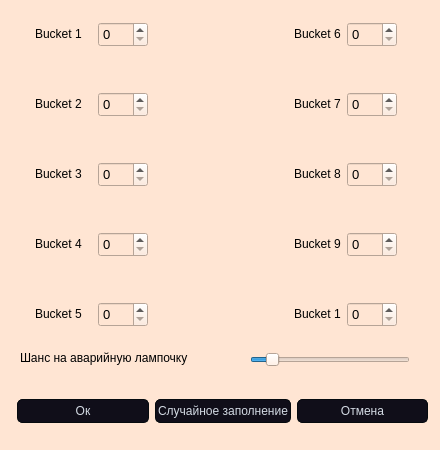
<?xml version="1.0" encoding="UTF-8"?>
<ui version="4.0">
 <class>liters_form</class>
 <widget class="QWidget" name="liters_form">
  <property name="geometry">
   <rect>
    <x>0</x>
    <y>0</y>
    <width>440</width>
    <height>450</height>
   </rect>
  </property>
  <property name="minimumSize">
   <size>
    <width>440</width>
    <height>450</height>
   </size>
  </property>
  <property name="maximumSize">
   <size>
    <width>440</width>
    <height>450</height>
   </size>
  </property>
  <property name="windowTitle">
   <string>Настройка заполнения</string>
  </property>
  <property name="styleSheet">
   <string notr="true">background-color: rgb(255, 229, 211);</string>
  </property>
  <widget class="QLabel" name="color_b_7">
   <property name="geometry">
    <rect>
     <x>294</x>
     <y>96</y>
     <width>47</width>
     <height>16</height>
    </rect>
   </property>
   <property name="text">
    <string>Bucket 7</string>
   </property>
  </widget>
  <widget class="QLabel" name="color_b_6">
   <property name="geometry">
    <rect>
     <x>294</x>
     <y>26</y>
     <width>47</width>
     <height>16</height>
    </rect>
   </property>
   <property name="text">
    <string>Bucket 6</string>
   </property>
  </widget>
  <widget class="QLabel" name="color_b_5">
   <property name="geometry">
    <rect>
     <x>35</x>
     <y>306</y>
     <width>47</width>
     <height>16</height>
    </rect>
   </property>
   <property name="text">
    <string>Bucket 5</string>
   </property>
  </widget>
  <widget class="QLabel" name="color_b_4">
   <property name="geometry">
    <rect>
     <x>35</x>
     <y>236</y>
     <width>47</width>
     <height>16</height>
    </rect>
   </property>
   <property name="text">
    <string>Bucket 4</string>
   </property>
  </widget>
  <widget class="QLabel" name="color_b_9">
   <property name="geometry">
    <rect>
     <x>294</x>
     <y>236</y>
     <width>47</width>
     <height>16</height>
    </rect>
   </property>
   <property name="text">
    <string>Bucket 9</string>
   </property>
  </widget>
  <widget class="QLabel" name="color_b_10">
   <property name="geometry">
    <rect>
     <x>294</x>
     <y>306</y>
     <width>47</width>
     <height>16</height>
    </rect>
   </property>
   <property name="text">
    <string>Bucket 10</string>
   </property>
  </widget>
  <widget class="QLabel" name="color_b_8">
   <property name="geometry">
    <rect>
     <x>294</x>
     <y>166</y>
     <width>47</width>
     <height>16</height>
    </rect>
   </property>
   <property name="text">
    <string>Bucket 8</string>
   </property>
  </widget>
  <widget class="QLabel" name="color_b_2">
   <property name="geometry">
    <rect>
     <x>35</x>
     <y>96</y>
     <width>47</width>
     <height>16</height>
    </rect>
   </property>
   <property name="text">
    <string>Bucket 2</string>
   </property>
  </widget>
  <widget class="QLabel" name="color_b_1">
   <property name="geometry">
    <rect>
     <x>35</x>
     <y>26</y>
     <width>47</width>
     <height>16</height>
    </rect>
   </property>
   <property name="text">
    <string>Bucket 1</string>
   </property>
  </widget>
  <widget class="QLabel" name="color_b_3">
   <property name="geometry">
    <rect>
     <x>35</x>
     <y>166</y>
     <width>47</width>
     <height>16</height>
    </rect>
   </property>
   <property name="text">
    <string>Bucket 3</string>
   </property>
  </widget>
  <widget class="QWidget" name="horizontalLayoutWidget">
   <property name="geometry">
    <rect>
     <x>17</x>
     <y>391</y>
     <width>411</width>
     <height>41</height>
    </rect>
   </property>
   <layout class="QHBoxLayout" name="horizontalLayout">
    <item>
     <widget class="QPushButton" name="btn_ok">
      <property name="minimumSize">
       <size>
        <width>0</width>
        <height>24</height>
       </size>
      </property>
      <property name="styleSheet">
       <string notr="true">
QPushButton{
	border-style: solid;
	border-color: #050a0e;
	border-width: 1px;
	border-radius: 5px;
	color: #d3dae3;
	padding: 2px;
	background-color: #100E19;
}
QPushButton::default{
	border-style: solid;
	border-color: #050a0e;
	border-width: 1px;
	border-radius: 5px;
	color: #FFFFFF;
	padding: 2px;
	background-color: #151a1e;
}
QPushButton:hover{
	border-style: solid;
	border-top-color: qlineargradient(spread:pad, x1:0, y1:1, x2:1, y2:1, stop:0 #C0DB50, stop:0.4 #C0DB50, stop:0.5 #100E19, stop:1 #100E19);
    border-bottom-color: qlineargradient(spread:pad, x1:0, y1:1, x2:1, y2:1, stop:0 #100E19, stop:0.5 #100E19, stop:0.6 #C0DB50, stop:1 #C0DB50);
    border-left-color: qlineargradient(spread:pad, x1:0, y1:0, x2:0, y2:1, stop:0 #C0DB50, stop:0.3 #C0DB50, stop:0.7 #100E19, stop:1 #100E19);
    border-right-color: qlineargradient(spread:pad, x1:0, y1:1, x2:0, y2:0, stop:0 #C0DB50, stop:0.3 #C0DB50, stop:0.7 #100E19, stop:1 #100E19);
	border-width: 2px;
    border-radius: 1px;
	color: #d3dae3;
	padding: 2px;
}
QPushButton:pressed{
	border-style: solid;
	border-top-color: qlineargradient(spread:pad, x1:0, y1:1, x2:1, y2:1, stop:0 #d33af1, stop:0.4 #d33af1, stop:0.5 #100E19, stop:1 #100E19);
    border-bottom-color: qlineargradient(spread:pad, x1:0, y1:1, x2:1, y2:1, stop:0 #100E19, stop:0.5 #100E19, stop:0.6 #d33af1, stop:1 #d33af1);
    border-left-color: qlineargradient(spread:pad, x1:0, y1:0, x2:0, y2:1, stop:0 #d33af1, stop:0.3 #d33af1, stop:0.7 #100E19, stop:1 #100E19);
    border-right-color: qlineargradient(spread:pad, x1:0, y1:1, x2:0, y2:0, stop:0 #d33af1, stop:0.3 #d33af1, stop:0.7 #100E19, stop:1 #100E19);
	border-width: 2px;
    border-radius: 1px;
	color: #d3dae3;
	padding: 2px;
}</string>
      </property>
      <property name="text">
       <string>Ок</string>
      </property>
     </widget>
    </item>
    <item>
     <widget class="QPushButton" name="btn_rand_liters">
      <property name="minimumSize">
       <size>
        <width>0</width>
        <height>24</height>
       </size>
      </property>
      <property name="styleSheet">
       <string notr="true">
QPushButton{
	border-style: solid;
	border-color: #050a0e;
	border-width: 1px;
	border-radius: 5px;
	color: #d3dae3;
	padding: 2px;
	background-color: #100E19;
}
QPushButton::default{
	border-style: solid;
	border-color: #050a0e;
	border-width: 1px;
	border-radius: 5px;
	color: #FFFFFF;
	padding: 2px;
	background-color: #151a1e;
}
QPushButton:hover{
	border-style: solid;
	border-top-color: qlineargradient(spread:pad, x1:0, y1:1, x2:1, y2:1, stop:0 #C0DB50, stop:0.4 #C0DB50, stop:0.5 #100E19, stop:1 #100E19);
    border-bottom-color: qlineargradient(spread:pad, x1:0, y1:1, x2:1, y2:1, stop:0 #100E19, stop:0.5 #100E19, stop:0.6 #C0DB50, stop:1 #C0DB50);
    border-left-color: qlineargradient(spread:pad, x1:0, y1:0, x2:0, y2:1, stop:0 #C0DB50, stop:0.3 #C0DB50, stop:0.7 #100E19, stop:1 #100E19);
    border-right-color: qlineargradient(spread:pad, x1:0, y1:1, x2:0, y2:0, stop:0 #C0DB50, stop:0.3 #C0DB50, stop:0.7 #100E19, stop:1 #100E19);
	border-width: 2px;
    border-radius: 1px;
	color: #d3dae3;
	padding: 2px;
}
QPushButton:pressed{
	border-style: solid;
	border-top-color: qlineargradient(spread:pad, x1:0, y1:1, x2:1, y2:1, stop:0 #d33af1, stop:0.4 #d33af1, stop:0.5 #100E19, stop:1 #100E19);
    border-bottom-color: qlineargradient(spread:pad, x1:0, y1:1, x2:1, y2:1, stop:0 #100E19, stop:0.5 #100E19, stop:0.6 #d33af1, stop:1 #d33af1);
    border-left-color: qlineargradient(spread:pad, x1:0, y1:0, x2:0, y2:1, stop:0 #d33af1, stop:0.3 #d33af1, stop:0.7 #100E19, stop:1 #100E19);
    border-right-color: qlineargradient(spread:pad, x1:0, y1:1, x2:0, y2:0, stop:0 #d33af1, stop:0.3 #d33af1, stop:0.7 #100E19, stop:1 #100E19);
	border-width: 2px;
    border-radius: 1px;
	color: #d3dae3;
	padding: 2px;
}
</string>
      </property>
      <property name="text">
       <string>Случайное заполнение</string>
      </property>
     </widget>
    </item>
    <item>
     <widget class="QPushButton" name="btn_otmena">
      <property name="minimumSize">
       <size>
        <width>0</width>
        <height>24</height>
       </size>
      </property>
      <property name="styleSheet">
       <string notr="true">
QPushButton{
	border-style: solid;
	border-color: #050a0e;
	border-width: 1px;
	border-radius: 5px;
	color: #d3dae3;
	padding: 2px;
	background-color: #100E19;
}
QPushButton::default{
	border-style: solid;
	border-color: #050a0e;
	border-width: 1px;
	border-radius: 5px;
	color: #FFFFFF;
	padding: 2px;
	background-color: #151a1e;
}
QPushButton:hover{
	border-style: solid;
	border-top-color: qlineargradient(spread:pad, x1:0, y1:1, x2:1, y2:1, stop:0 #C0DB50, stop:0.4 #C0DB50, stop:0.5 #100E19, stop:1 #100E19);
    border-bottom-color: qlineargradient(spread:pad, x1:0, y1:1, x2:1, y2:1, stop:0 #100E19, stop:0.5 #100E19, stop:0.6 #C0DB50, stop:1 #C0DB50);
    border-left-color: qlineargradient(spread:pad, x1:0, y1:0, x2:0, y2:1, stop:0 #C0DB50, stop:0.3 #C0DB50, stop:0.7 #100E19, stop:1 #100E19);
    border-right-color: qlineargradient(spread:pad, x1:0, y1:1, x2:0, y2:0, stop:0 #C0DB50, stop:0.3 #C0DB50, stop:0.7 #100E19, stop:1 #100E19);
	border-width: 2px;
    border-radius: 1px;
	color: #d3dae3;
	padding: 2px;
}
QPushButton:pressed{
	border-style: solid;
	border-top-color: qlineargradient(spread:pad, x1:0, y1:1, x2:1, y2:1, stop:0 #d33af1, stop:0.4 #d33af1, stop:0.5 #100E19, stop:1 #100E19);
    border-bottom-color: qlineargradient(spread:pad, x1:0, y1:1, x2:1, y2:1, stop:0 #100E19, stop:0.5 #100E19, stop:0.6 #d33af1, stop:1 #d33af1);
    border-left-color: qlineargradient(spread:pad, x1:0, y1:0, x2:0, y2:1, stop:0 #d33af1, stop:0.3 #d33af1, stop:0.7 #100E19, stop:1 #100E19);
    border-right-color: qlineargradient(spread:pad, x1:0, y1:1, x2:0, y2:0, stop:0 #d33af1, stop:0.3 #d33af1, stop:0.7 #100E19, stop:1 #100E19);
	border-width: 2px;
    border-radius: 1px;
	color: #d3dae3;
	padding: 2px;
}</string>
      </property>
      <property name="text">
       <string>Отмена</string>
      </property>
     </widget>
    </item>
   </layout>
  </widget>
  <widget class="QSpinBox" name="liters_bucket_6">
   <property name="geometry">
    <rect>
     <x>347</x>
     <y>22</y>
     <width>50</width>
     <height>25</height>
    </rect>
   </property>
   <property name="font">
    <font>
     <pointsize>10</pointsize>
    </font>
   </property>
   <property name="maximum">
    <number>9</number>
   </property>
  </widget>
  <widget class="QSpinBox" name="liters_bucket_7">
   <property name="geometry">
    <rect>
     <x>347</x>
     <y>92</y>
     <width>50</width>
     <height>25</height>
    </rect>
   </property>
   <property name="font">
    <font>
     <pointsize>10</pointsize>
    </font>
   </property>
   <property name="maximum">
    <number>9</number>
   </property>
  </widget>
  <widget class="QSpinBox" name="liters_bucket_8">
   <property name="geometry">
    <rect>
     <x>347</x>
     <y>162</y>
     <width>50</width>
     <height>25</height>
    </rect>
   </property>
   <property name="font">
    <font>
     <pointsize>10</pointsize>
    </font>
   </property>
   <property name="maximum">
    <number>9</number>
   </property>
  </widget>
  <widget class="QSpinBox" name="liters_bucket_9">
   <property name="geometry">
    <rect>
     <x>347</x>
     <y>232</y>
     <width>50</width>
     <height>25</height>
    </rect>
   </property>
   <property name="font">
    <font>
     <pointsize>10</pointsize>
    </font>
   </property>
   <property name="maximum">
    <number>9</number>
   </property>
  </widget>
  <widget class="QSpinBox" name="liters_bucket_10">
   <property name="geometry">
    <rect>
     <x>347</x>
     <y>302</y>
     <width>50</width>
     <height>25</height>
    </rect>
   </property>
   <property name="font">
    <font>
     <pointsize>10</pointsize>
    </font>
   </property>
   <property name="maximum">
    <number>9</number>
   </property>
  </widget>
  <widget class="QSpinBox" name="liters_bucket_5">
   <property name="geometry">
    <rect>
     <x>98</x>
     <y>302</y>
     <width>50</width>
     <height>25</height>
    </rect>
   </property>
   <property name="font">
    <font>
     <pointsize>10</pointsize>
    </font>
   </property>
   <property name="maximum">
    <number>9</number>
   </property>
  </widget>
  <widget class="QSpinBox" name="liters_bucket_3">
   <property name="geometry">
    <rect>
     <x>98</x>
     <y>162</y>
     <width>50</width>
     <height>25</height>
    </rect>
   </property>
   <property name="font">
    <font>
     <pointsize>10</pointsize>
    </font>
   </property>
   <property name="maximum">
    <number>9</number>
   </property>
  </widget>
  <widget class="QSpinBox" name="liters_bucket_2">
   <property name="geometry">
    <rect>
     <x>98</x>
     <y>92</y>
     <width>50</width>
     <height>25</height>
    </rect>
   </property>
   <property name="font">
    <font>
     <pointsize>10</pointsize>
    </font>
   </property>
   <property name="maximum">
    <number>9</number>
   </property>
  </widget>
  <widget class="QSpinBox" name="liters_bucket_4">
   <property name="geometry">
    <rect>
     <x>98</x>
     <y>232</y>
     <width>50</width>
     <height>25</height>
    </rect>
   </property>
   <property name="font">
    <font>
     <pointsize>10</pointsize>
    </font>
   </property>
   <property name="maximum">
    <number>9</number>
   </property>
  </widget>
  <widget class="QSpinBox" name="liters_bucket_1">
   <property name="geometry">
    <rect>
     <x>98</x>
     <y>22</y>
     <width>50</width>
     <height>25</height>
    </rect>
   </property>
   <property name="font">
    <font>
     <pointsize>10</pointsize>
    </font>
   </property>
   <property name="maximum">
    <number>9</number>
   </property>
  </widget>
  <widget class="QSlider" name="horizontalSlider">
   <property name="geometry">
    <rect>
     <x>250</x>
     <y>350</y>
     <width>160</width>
     <height>20</height>
    </rect>
   </property>
   <property name="maximum">
    <number>100</number>
   </property>
   <property name="singleStep">
    <number>1</number>
   </property>
   <property name="value">
    <number>10</number>
   </property>
   <property name="orientation">
    <enum>Qt::Horizontal</enum>
   </property>
  </widget>
  <widget class="QLabel" name="label">
   <property name="geometry">
    <rect>
     <x>20</x>
     <y>350</y>
     <width>221</width>
     <height>16</height>
    </rect>
   </property>
   <property name="text">
    <string>Шанс на аварийную лампочку</string>
   </property>
  </widget>
 </widget>
 <resources/>
 <connections/>
</ui>
